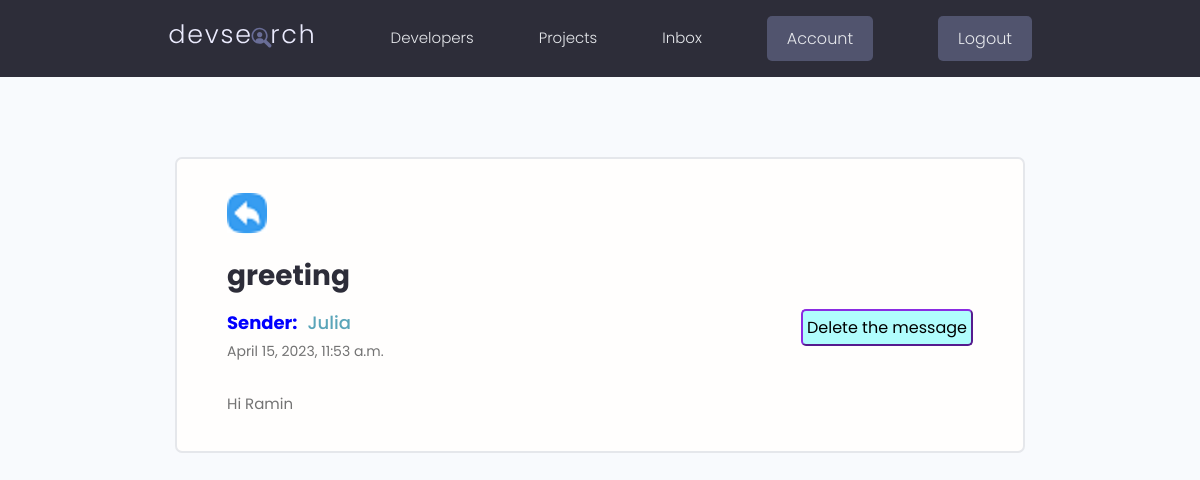
The app's page /inbox/039fa81e-e544-40e9-a557-dbe84d7538ba (signed in), older data.
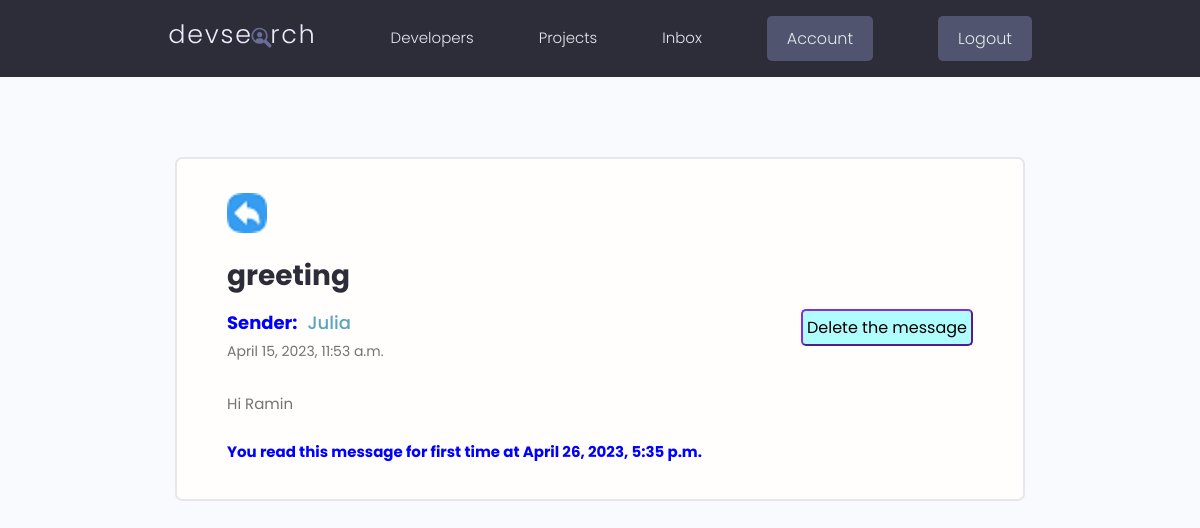
The same page, newer data.
### users/models.py (models this page shows, shortened)
class Message(models.Model):
    sender=models.ForeignKey(Profile,on_delete=models.SET_NULL,null=True,blank=True)
    recipient=models.ForeignKey(Profile,on_delete=models.SET_NULL,null=True,blank=True , related_name="messages")
    name=models.CharField(max_length=200,null=True,blank=True)
    email=models.EmailField(max_length=200,null=True,blank=True)
    subject=models.CharField(max_length=200,null=True,blank=True)
    body=models.TextField()
    is_read=models.BooleanField(default=False,null=True)
    date_of_read=models.DateTimeField(blank=True,null=True)
    created=models.DateTimeField(auto_now_add=True)
    id=models.UUIDField(default=uuid.uuid4,unique=True,primary_key=True,editable=False)
    class Meta:
        ordering=['is_read' , '-created']

class Profile(models.Model):
    user=models.OneToOneField(User,null=True,blank=True,on_delete=models.CASCADE)
    name=models.CharField(max_length=200,null=True,blank=True)
    username=models.CharField(max_length=200,null=True,blank=True)
    email=models.EmailField(max_length=500,null=True,blank=True)
    short_intro=models.CharField(max_length=200,null=True,blank=True)
    bio=models.TextField(null=True,blank=True)
    location=models.CharField(max_length=200,null=True,blank=True)
    profile_image=models.ImageField(null=True,blank=True,upload_to='profiles/',default='profiles/user-default.png')
    social_github=models.CharField(max_length=200,null=True,blank=True)
    social_twitter=models.CharField(max_length=200,null=True,blank=True)
    social_linkedin=models.CharField(max_length=200,null=True,blank=True)
    social_youtube=models.CharField(max_length=200,null=True,blank=True)
    social_website=models.CharField(max_length=200,null=True,blank=True)
    created=models.DateTimeField(auto_now_add=True)
    id=models.UUIDField(default=uuid.uuid4,unique=True,primary_key=True,editable=False)
    class Meta():
        ordering=['-created']

### users/views.py (the view)
# urls.py: path('inbox/<str:pk>', views.message , name="message"),
@login_required(login_url='login')
def message(request,pk):
    profile=request.user.profile
    Message=profile.messages.get(id=pk)
    Showing_first_read=True
    if Message.is_read == False:
        Message.is_read = True
        Showing_first_read=False
        Message.date_of_read=dt.datetime.now()
        Message.save()
    else:
        Showing_first_read=True
    content={'Message':Message , 'Showing_first_read':Showing_first_read }
    return render(request,'message.html',content)

### users/templates/message.html
{% extends 'main.html' %}
{% load static %}
{% block content %}
  <main class="messagePage my-xl">
    <div class="content-box">
      <div class="message">
        <a class="backButton" href="{% url 'inbox' %}"><img src="{% static 'images/thumbnail/BackButton.png/' %}"></a>
        <h2 class="message__subject">{{Message.subject}}</h4>
          <button class="msg-btn" onclick=" deleteObject('{{Message.id}}' , '4')">Delete the message</button>
          {% if Message.sender %}
          <a href="{% url 'user_profile' Message.sender.username %}" class="message__author"><b class="col4">Sender: </b> {{Message.sender.name}}</a>
          {% else %}
          <p class="message__author"><b class="col6">Sender: </b> {{Message.name}}</p>
          {% endif %}
          <p class="message__date">{{Message.created}}</p>
          <div class="message__body">{{Message.body|linebreaksbr}}
            {% if Message.date_of_read and Showing_first_read %}
            <br><br><b class="col4">You  read this  message  for  first  time  at  {{Message.date_of_read}}</b>
            {% endif %}
          </div>
      </div>
    </div>
  </main>
{% endblock content %}

Row changes from the older to the newer data that the page shows:
changed Message "greeting": date_of_read (not shown) → "April 26, 2023, 5:35 p.m."
Text that changed along with them:
text now shown: "You read this message for first time at"
